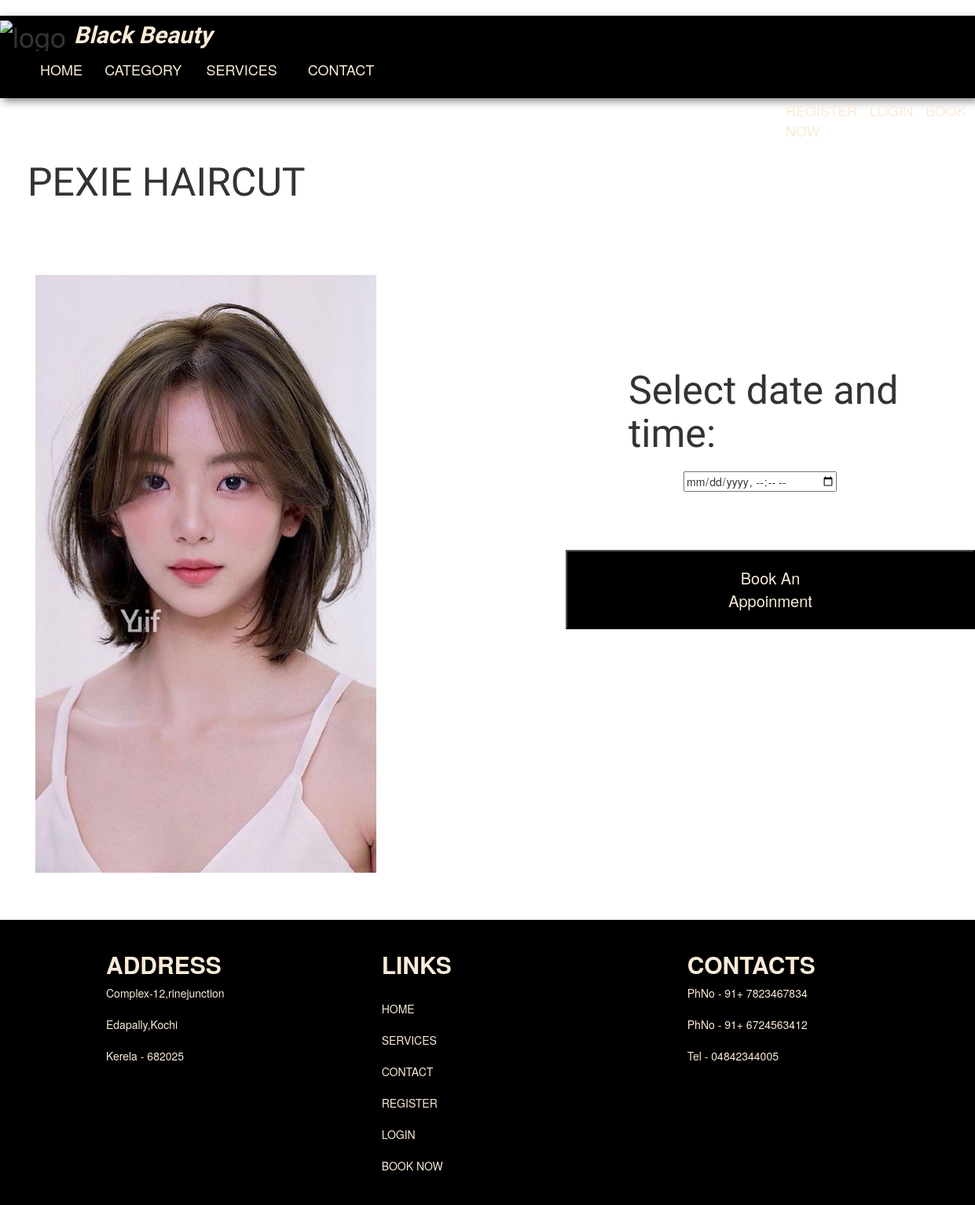
Screenshot of /details/10/ with the database file from the repository.
### AdminApp/models.py (models this page shows)
class Services(models.Model):
    Add_Services=models.CharField(max_length=60)
    Price=models.IntegerField()
    Image=models.ImageField(upload_to='image',default="null.jpg")
    categoryid=models.CharField(max_length=100,default='')

### user/views.py (the view)
# urls.py: path('details/<int:categoryid>/',views.details,name='details'),
def details(request,categoryid):
    data=Services.objects.filter(id=categoryid)
    return render(request,'details.html',{'data':data})

### user/templates/details.html (shortened to what this page needs)
{% extends 'contact.html' %}
{% block content %}
<!DOCTYPE html>
{% load static %}
<html>
    <head>
        <link rel="stylesheet" href="{% static 'details.css' %}">
        <link rel="stylesheet" href="{% static 'slideshowgallery.css' %}">
    </head>
    <body>
      <div class="row">
        <div class="row">
          {% for i in data %}
          <div class="col-md-6">
            <h1 id="name">{{i.Add_Services}}</h1><br><br><br><br>
            <div class="book">
              <div>
                <img src="{{i.Image.url}}" alt="image" width="70%" class="image">
              </div>
            </div>
          </div>
          {% endfor %}
        </div>
              <h2 id="time">Select date and time:</h2>
                  <div>
                      <input type="datetime-local" id="date" name="date">
                  </div>
                  <div>
                  <a href="{% url 'bookingform' %}"><button id="appoinmentbutton">Book An Appoinment</button></a>
                </div>
            </div>
    </body>
</html>
{% endblock %}

### user/static/contact.css (style rules this page uses)
h1 { padding: 0px; margin-bottom: 0px; }
body { padding: 0px; margin: 0px; }

### user/static/details.css (style rules this page uses)
#name { margin-left: 50px; font-family: 'Edu TAS Beginner', cursive; font-size: 50px; }
#date { position: absolute; left: 870px; top: 600px; }
#time { position: absolute; left: 800px; top: 450px; font-family: 'Edu TAS Beginner', cursive; font-size: 50px; }
#appoinmentbutton { position: absolute; left: 720px; top: 700px; background-color: black; color: antiquewhite; padding-left: 200px; padding-top: 20px; padding-bottom: 20px; padding-right: 200px; font-size: 20px; }
.image { margin-left: 60px; }

### user/static/slideshowgallery.css (style rules this page uses)
.row:after { content: ""; display: table; clear: both; }

### rows the page displays
Services: Add_Services "PEXIE HAIRCUT", Image (picture)
